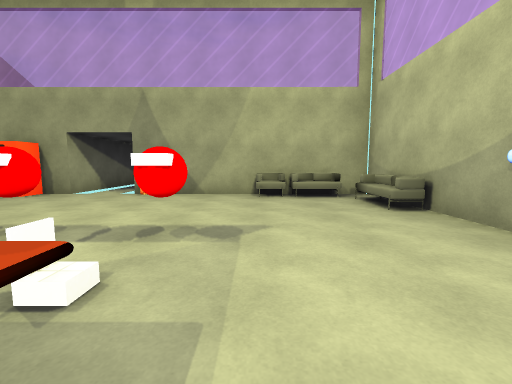
[1] (above)

17 first-person views from a walk through a 3-D level made in the Unity game engine. The camera is 1.3 m above the floor, tilts 6° down and sees 90° across. Doors are open. The floor is counted in squares, 2 m on a side. Each view is taken from the middle of a square. On the plan, view 1 faces up. The plan holds only what a view shows up to about 9 squares ahead; the rest is blank. The place goes on beyond the plan. Some surface patterns are stand-ins.

[2]
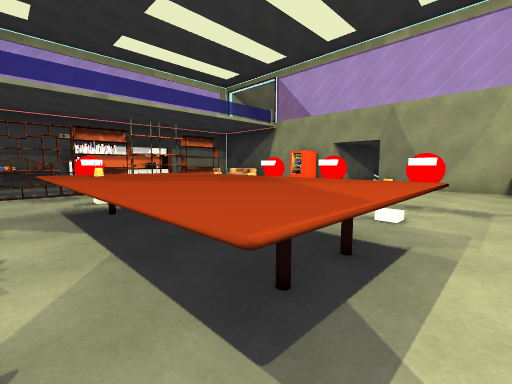

[3]
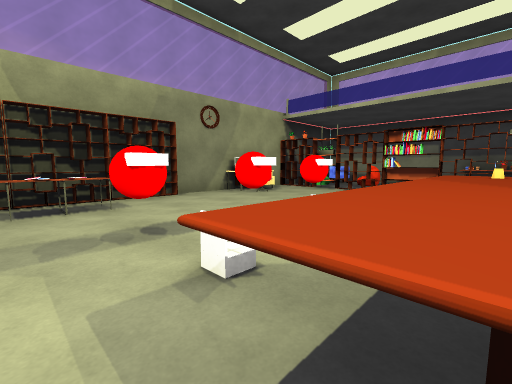

[4]
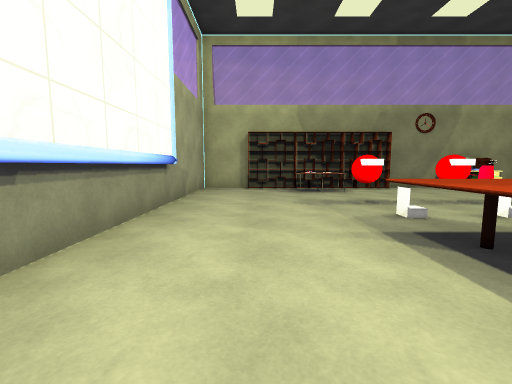

[5]
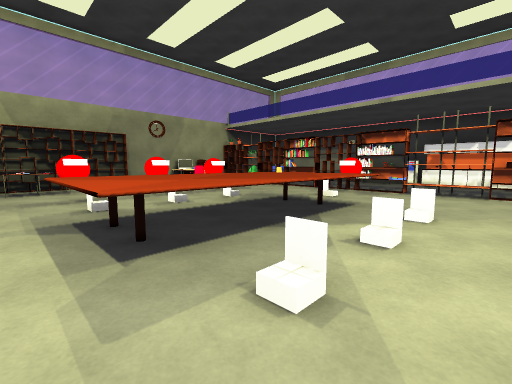

[6]
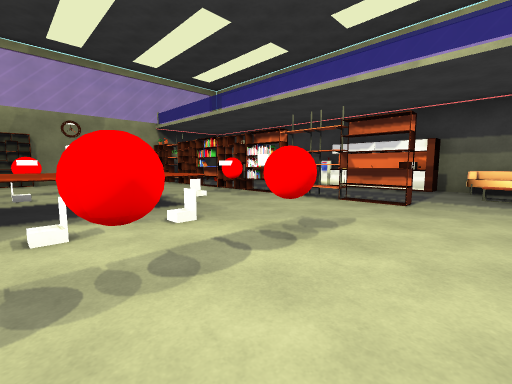

[7]
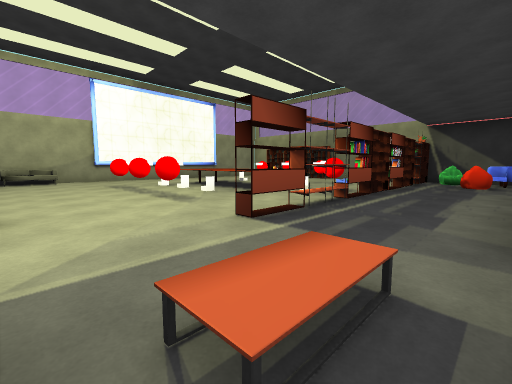

[8]
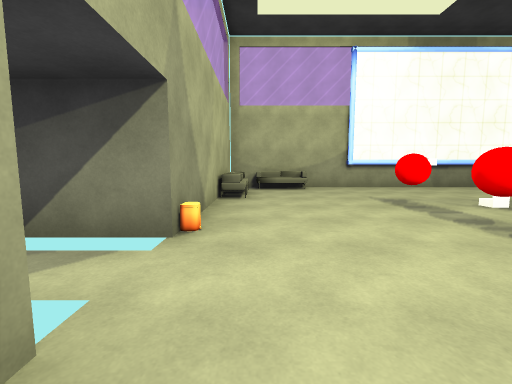

[9]
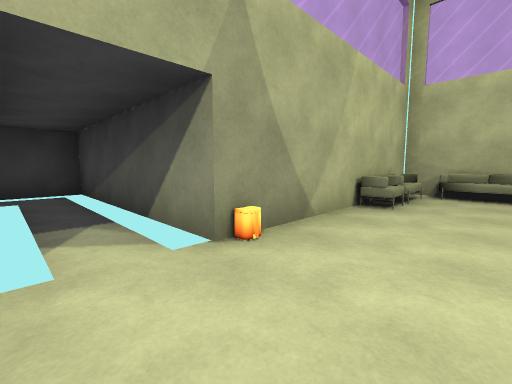

[10]
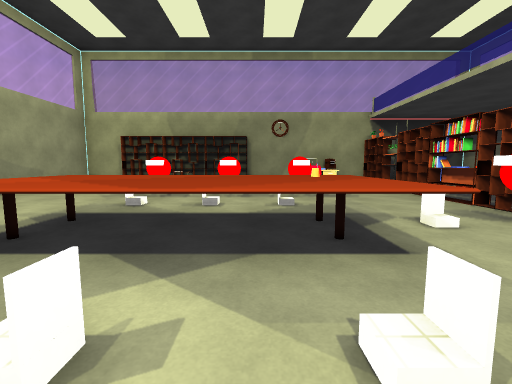

[11]
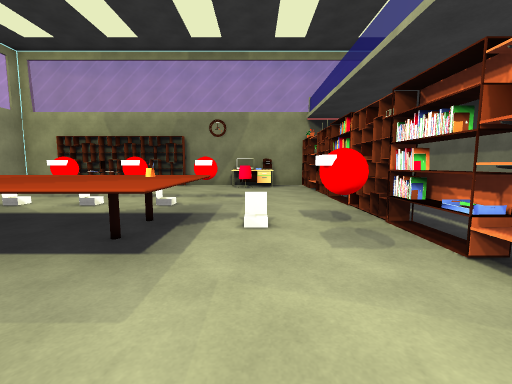

[12]
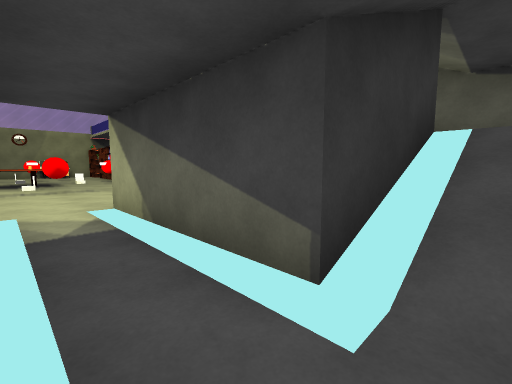

[13]
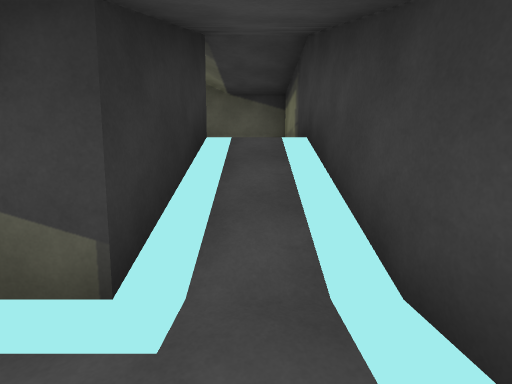

[14]
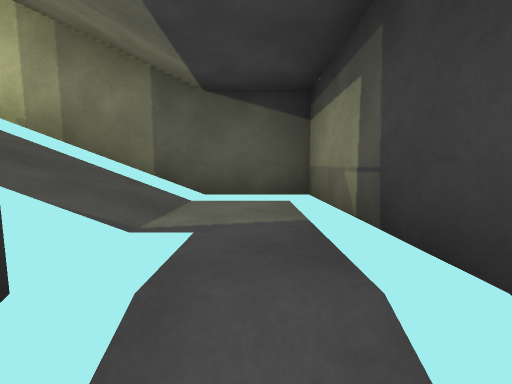

[15]
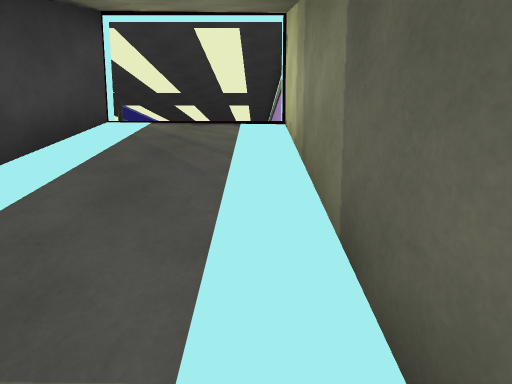

[16]
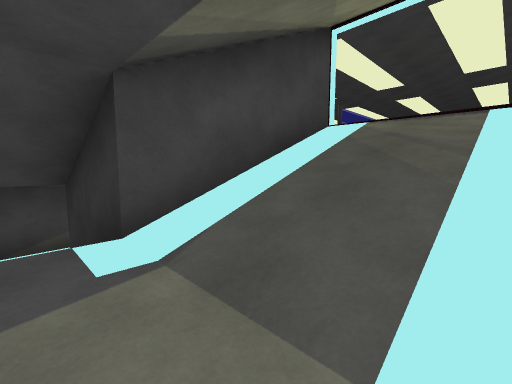

[17]
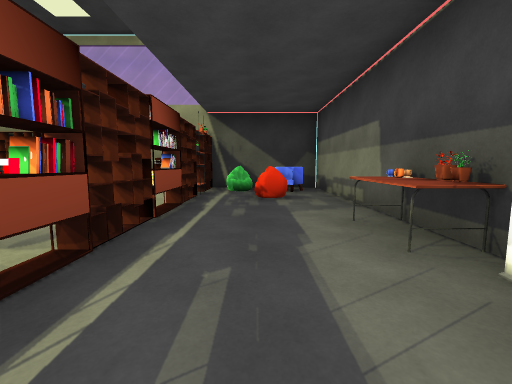

### Floor plan
Key: @ floor where view 1 was taken; # wall or solid block; x gap in a wall; . main floor; : floor 2 m higher than the main floor; / step, stairs or slope; D open door; = window, fence, low wall or low ledge; ^ raised ledge; S sofa; H shelf; E desk; C chair; T table; O other object.
Columns run from 10 left of view 1 to 3 right of it. Each row starts with its distance up from view 1.
 11 #########
 10 #::://..#
  9 #///###.#
  8 #///###.#
  7 #///###.#
  6 #///#ODD######
  5  //.......S.S#
  4  S/.........S#
  3 #/.H..O.OO...#
  2 #O.H.....O...#
  1 #O.H..=.==...#
  0 O..H..^^^^@..#
 -1 #E.HOxO^^^...#
 -2 #E.H...===...#
 -3 #..H..O.OO...#
 -4 #.OH.........#
 -5 #C.H.C...OT..#
 -6 #COH.OE.HHHH.#
 -7 ##############

Where each view was taken, in squares from view 1:
view 1: 0 up, 0 right, facing up
view 2: 2 down, 0 right, facing up-left
view 3: 1 down, 0 right, facing down-left
view 4: 1 up, 1 right, facing down
view 5: 2 up, 0 right, facing down-left
view 6: 4 up, 2 left, facing down-left
view 7: 5 up, 9 left, facing down-right
view 8: 5 up, 5 left, facing right
view 9: 4 up, 4 left, facing up-right
view 10: 2 up, 3 left, facing down
view 11: 2 up, 5 left, facing down
view 12: 10 up, 3 left, facing down-left
view 13: 10 up, 3 left, facing left
view 14: 10 up, 6 left, facing left
view 15: 10 up, 9 left, facing down
view 16: 10 up, 9 left, facing down-right
view 17: 1 up, 8 left, facing down
